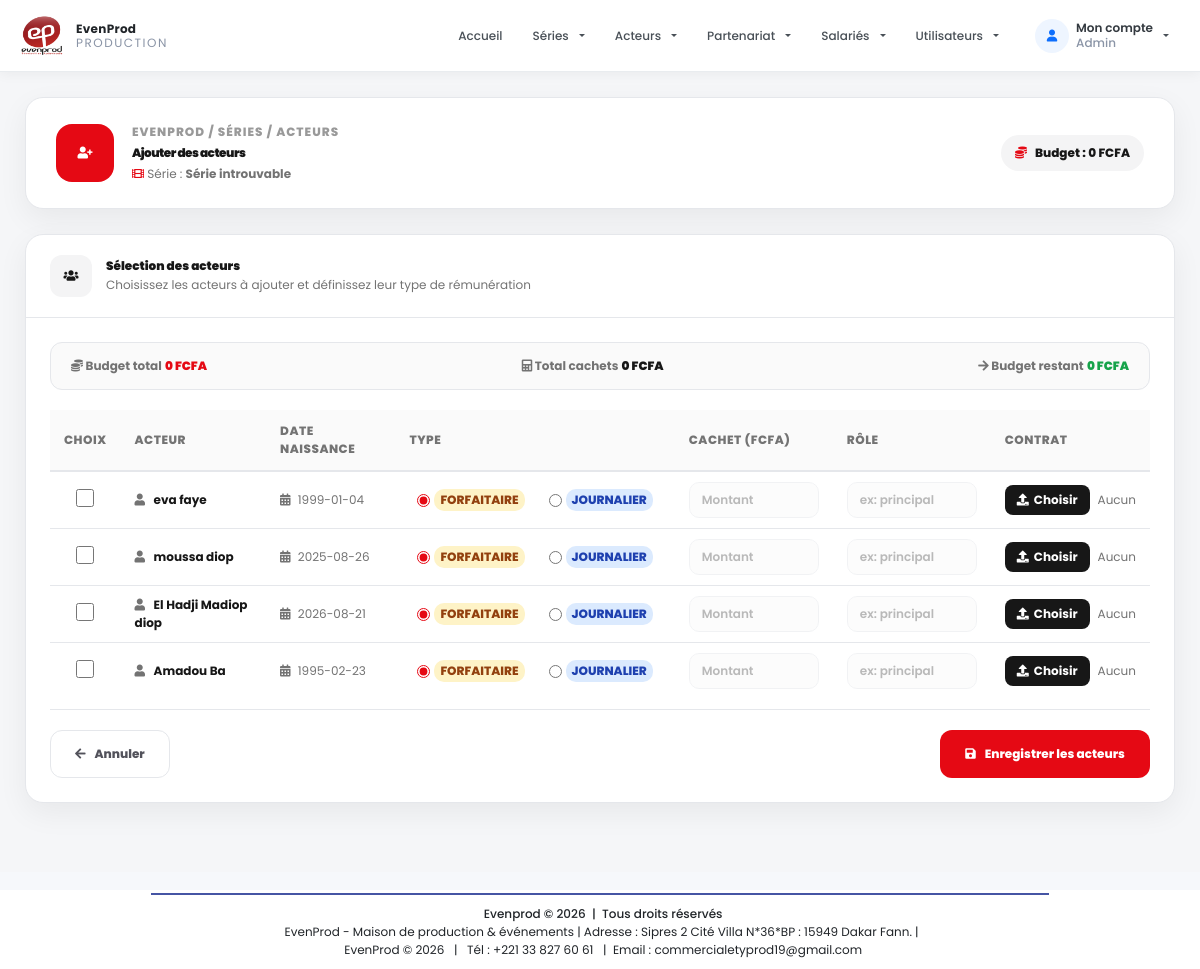
The app's page /public/appManager/acteur/serie_acteur.php (signed in) with its own data.
### tables this page shows
CREATE TABLE IF NOT EXISTS `acteurs` (
  `id` int NOT NULL AUTO_INCREMENT,
  `nom` varchar(100) NOT NULL,
  `prenom` varchar(100) DEFAULT NULL,
  `date_naissance` date DEFAULT NULL,
  `contact` varchar(50) DEFAULT NULL,
  `adresse` varchar(50) DEFAULT NULL,
  `photo` varchar(255) DEFAULT NULL,
  `cv_file` varchar(255) DEFAULT NULL,
  `projet_id` int DEFAULT NULL,
  PRIMARY KEY (`id`),
  KEY `projet_id` (`projet_id`)
);

### config/fonction.php (called while the page is built, shortened)
<?php
 function connexionBD()
{
    $host = 'localhost';
    $user = 'root';
    $pass = '';
    $db = 'evenprod_db';
    $connexion = mysqli_connect($host, $user, $pass, $db);
    mysqli_set_charset($connexion, 'utf8mb4');
    return $connexion;
}
$connexion = connexionBD();
function getSerieById($serieId)
{
    global $connexion;
    $serieId = (int) $serieId;
    $sql = "SELECT * FROM series WHERE id = $serieId";
    $res = mysqli_query($connexion, $sql);
    return mysqli_fetch_assoc($res);
}
function getActeursNotInSerie($serieId)
{
    global $connexion;
    $serieId = (int) $serieId;
    $sql = "
        SELECT a.*
        FROM acteurs a
        WHERE a.id NOT IN (
            SELECT sa.acteur_id
            FROM serie_acteur sa
            WHERE sa.serie_id = $serieId
        )
    ";
    $result = mysqli_query($connexion, $sql);
    $acteurs = [];
    if ($result && mysqli_num_rows($result) > 0) {
        while ($row = mysqli_fetch_assoc($result)) {
            $acteurs[] = $row;
        }
    }
    return $acteurs;
}
?>

### public/appManager/acteur/serie_acteur.php (the view, shortened to what this page needs)
<?php
include '../../../config/fonction.php';
$id = $_GET['id_serie'] ?? 0;
$serie = getSerieById($id);
$acteurs = getActeursNotInSerie($id);
$budgetSerie = $serie['budget'] ?? 0;
?>
<?php include '../../../includes/header.php'; ?>
<head>
    <link rel="stylesheet" href="https://cdnjs.cloudflare.com/ajax/libs/font-awesome/5.15.4/css/all.min.css">
</head>
<section class="serie-acteur-page">
    <div class="serie-acteur-container">
        <header class="serie-acteur-header">
            <div class="serie-acteur-header-left">
                <div class="serie-acteur-header-icon">
                    <i class="fas fa-user-plus"></i>
                </div>
                <div>
                    <div class="serie-acteur-breadcrumb">
                        EVENPROD / SÉRIES / ACTEURS
                    </div>
                    <h1>Ajouter des acteurs</h1>
                    <p>
                        <i class="fas fa-film" style="color:var(--accent);"></i>
                        Série : <strong><?= htmlspecialchars($serie['titre'] ?? 'Série introuvable') ?></strong>
                    </p>
                </div>
            </div>
            <div class="serie-badge">
                <i class="fas fa-coins"></i>
                Budget : <?= number_format($budgetSerie, 0, ',', ' ') ?> FCFA
            </div>
        </header>
        <div class="form-card">
            <div class="card-header">
                <div class="card-header-icon">
                    <i class="fas fa-users"></i>
                </div>
                <div>
                    <h2>Sélection des acteurs</h2>
                    <p>Choisissez les acteurs à ajouter et définissez leur type de rémunération</p>
                </div>
            </div>
            <div class="card-body">
                <form action="serie_acteur?id_serie=<?= htmlspecialchars($serie['id'] ?? 0) ?>" method="post" id="actorForm" enctype="multipart/form-data">
                    <div class="budget-info">
                        <div>
                            <span class="label"><i class="fas fa-coins"></i> Budget total</span>
                            <span class="value accent"><?= number_format($budgetSerie, 0, ',', ' ') ?> FCFA</span>
                        </div>
                        <div>
                            <span class="label"><i class="fas fa-calculator"></i> Total cachets</span>
                            <span class="value" id="totalCachets">0 FCFA</span>
                        </div>
                        <div>
                            <span class="label"><i class="fas fa-arrow-right"></i> Budget restant</span>
                            <span class="value" id="budgetRestant"><?= number_format($budgetSerie, 0, ',', ' ') ?> FCFA</span>
                        </div>
                    </div>
                    <div class="table-responsive">
                        <?php if (!empty($acteurs)): ?>
                        <table class="actor-table" id="actorTable">
                            <thead>
                                <tr>
                                    <th style="text-align:center; width:40px;">Choix</th>
                                    <th>Acteur</th>
                                    <th>Date naissance</th>
                                    <th>Type</th>
                                    <th>Cachet (FCFA)</th>
                                    <th>Rôle</th>
                                    <th>Contrat</th>
                                </tr>
                            </thead>
                            <tbody>
                                <?php foreach ($acteurs as $acteur): ?>
                                <tr>
                                    <td data-label="Choix" class="checkbox-cell">
                                        <input type="checkbox" name="acteurs[]" value="<?= $acteur['id'] ?>"
                                               class="acteur-checkbox" data-id="<?= $acteur['id'] ?>">
                                    </td>
                                    <td data-label="Acteur">
                                        <div class="actor-name">
                                            <i class="fas fa-user" style="color:var(--muted); font-size:11px; margin-right:6px;"></i>
                                            <?= htmlspecialchars($acteur['prenom'] . ' ' . $acteur['nom']) ?>
                                        </div>
                                    </td>
                                    <td data-label="Date naissance">
                                        <span class="actor-birth">
                                            <i class="fas fa-calendar-alt" style="font-size:10px; margin-right:4px;"></i>
                                            <?= htmlspecialchars($acteur['date_naissance'] ?? 'Non renseignée') ?>
                                        </span>
                                    </td>
                                    <td data-label="Type">
                                        <div class="radio-group">
                                            <label class="radio-label">
                                                <input type="radio" name="type_acteur[<?= $acteur['id'] ?>]"
                                                       value="forfaitaire" checked>
                                                <span class="badge-type forfaitaire">Forfaitaire</span>
                                            </label>
                                            <label class="radio-label">
                                                <input type="radio" name="type_acteur[<?= $acteur['id'] ?>]"
                                                       value="journalier">
                                                <span class="badge-type journalier">Journalier</span>
                                            </label>
                                        </div>
                                    </td>
                                    <td data-label="Cachet">
                                        <input type="number"
                                               name="cachet[<?= $acteur['id'] ?>]"
                                               class="form-control-modern cachet-input"
                                               placeholder="Montant"
                                               min="0" step="1000"
                                               data-id="<?= $acteur['id'] ?>"
                                               disabled>
                                    </td>
                                    <td data-label="Rôle">
                                        <input type="text"
                                               name="role[<?= $acteur['id'] ?>]"
                                               class="form-control-modern role-input"
                                               placeholder="ex: principal"
                                               data-id="<?= $acteur['id'] ?>"
                                               disabled>
                                    </td>
                                    <td data-label="Contrat">
                                        <div class="contrat-upload">
                                            <div class="file-wrapper">
                                                <button type="button" class="file-btn" onclick="this.parentElement.querySelector('input[type=file]').click()">
                                                    <i class="fas fa-upload"></i> Choisir
                                                </button>
                                            </div>
                                            <span class="file-name" id="contratName_<?= $acteur['id'] ?>">Aucun</span>
                                        </div>
                                    </td>
                                </tr>
                                <?php endforeach; ?>
                            </tbody>
                        </table>
                        <?php endif; ?>
                    </div>
                    <?php if (!empty($acteurs)): ?>
                    <div class="form-actions">
                        <a href="acteurs.php?id=<?= htmlspecialchars($id) ?>" class="btn btn-cancel">
                            <i class="fas fa-arrow-left"></i>
                            Annuler
                        </a>
                        <button type="submit" class="btn btn-submit" id="submitBtn">
                            <i class="fas fa-save"></i>
                            <span>Enregistrer les acteurs</span>
                        </button>
                    </div>
                    <?php endif; ?>
                </form>
            </div>
        </div>
    </div>
</section>
<?php include '../../../includes/footer.php'; ?>

### includes/header.php (style rules this page uses)
* { box-sizing: border-box; }
* { font-size: 12px !important; }
body { margin: 0; padding: 0; font-family: 'Poppins', sans-serif; background-color: #f6f8fb; color: #343a40; }

### records on screen
acteurs: prenom+nom "eva faye", date_naissance "1999-01-04"
acteurs: prenom+nom "moussa diop", date_naissance "2025-08-26"
acteurs: prenom+nom "El Hadji Madiop diop", date_naissance "2026-08-21"
acteurs: prenom+nom "Amadou Ba", date_naissance "1995-02-23"

### other values on screen
$role "Admin"
$serie['titre'] "Série introuvable"
$budgetSerie "0"
